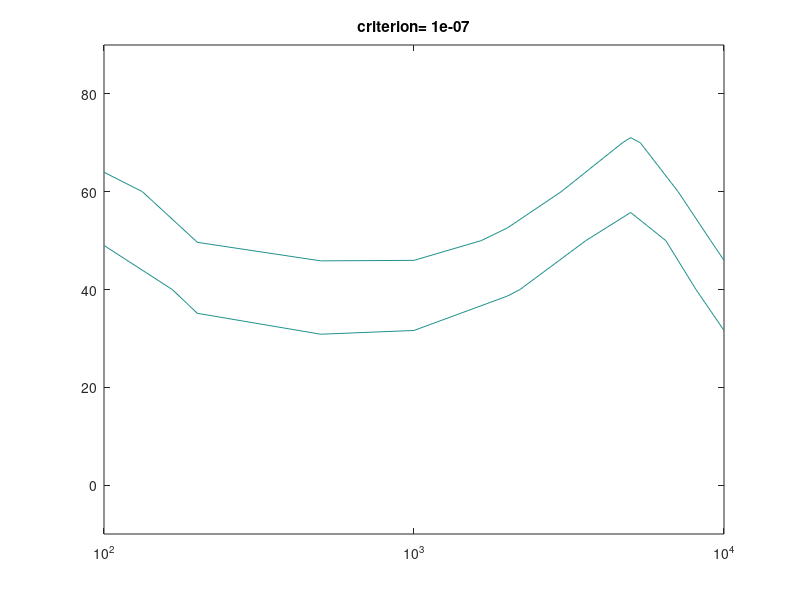

Recreate this plot in MATLAB.
f=[100	200	500	1000	2000	5000	10000];
levels=-10:10:90;

without=[
1.44E-10	8.24E-10	1.15E-09	1.43E-09	1.08E-09	4.75E-10	1.43E-09
4.56E-10	2.61E-09	3.63E-09	4.52E-09	3.37E-09	1.50E-09	4.52E-09
1.44E-09	8.24E-09	1.15E-08	1.44E-08	1.06E-08	4.75E-09	1.44E-08
4.56E-09	2.61E-08	4.45E-08	5.16E-08	3.73E-08	1.15E-08	5.16E-08
1.44E-08	7.05E-08	9.57E-08	9.34E-08	7.44E-08	1.98E-08	9.34E-08
4.56E-08	1.28E-07	1.46E-07	1.34E-07	1.04E-07	4.35E-08	1.34E-07
1.06E-07	1.76E-07	2.29E-07	1.99E-07	1.47E-07	5.80E-08	1.99E-07
1.72E-07	2.48E-07	3.65E-07	3.94E-07	3.39E-07	1.31E-07	3.94E-07
2.54E-07	3.59E-07	7.88E-07	9.97E-07	9.07E-07	3.51E-07	9.97E-07
3.82E-07	6.00E-07	2.13E-06	2.85E-06	2.66E-06	1.03E-06	2.85E-06
5.81E-07	1.37E-06	6.30E-06	8.65E-06	8.17E-06	3.30E-06	8.65E-06
];
with=[
2.60E-11	1.48E-10	2.09E-10	2.61E-10	1.93E-10	8.54E-11	2.61E-10
8.21E-11	4.69E-10	6.61E-10	8.25E-10	6.10E-10	2.70E-10	8.25E-10
2.60E-10	1.48E-09	2.09E-09	2.61E-09	1.93E-09	8.54E-10	2.61E-09
8.21E-10	4.69E-09	6.61E-09	8.25E-09	6.10E-09	2.70E-09	8.25E-09
2.60E-09	1.48E-08	2.35E-08	3.10E-08	1.96E-08	8.54E-09	3.10E-08
8.21E-09	4.56E-08	7.17E-08	7.64E-08	5.59E-08	1.33E-08	7.64E-08
2.60E-08	1.02E-07	1.20E-07	1.16E-07	9.13E-08	3.13E-08	1.16E-07
7.49E-08	1.51E-07	1.79E-07	1.70E-07	1.25E-07	4.88E-08	1.70E-07
1.38E-07	2.10E-07	2.90E-07	2.70E-07	2.24E-07	8.63E-08	2.70E-07
2.10E-07	3.02E-07	5.08E-07	6.24E-07	5.58E-07	2.15E-07	6.24E-07
3.13E-07	4.33E-07	1.29E-06	1.70E-06	1.57E-06	6.05E-07	1.70E-06
];
figure(7), clf
criterion = 1e-7;
c1=contour(f, levels, with,[criterion criterion])
hold on
c2=contour(f, levels, without,[criterion criterion])
title(['criterion= ' num2str(criterion)])
set(gca,'Xscale','log')
